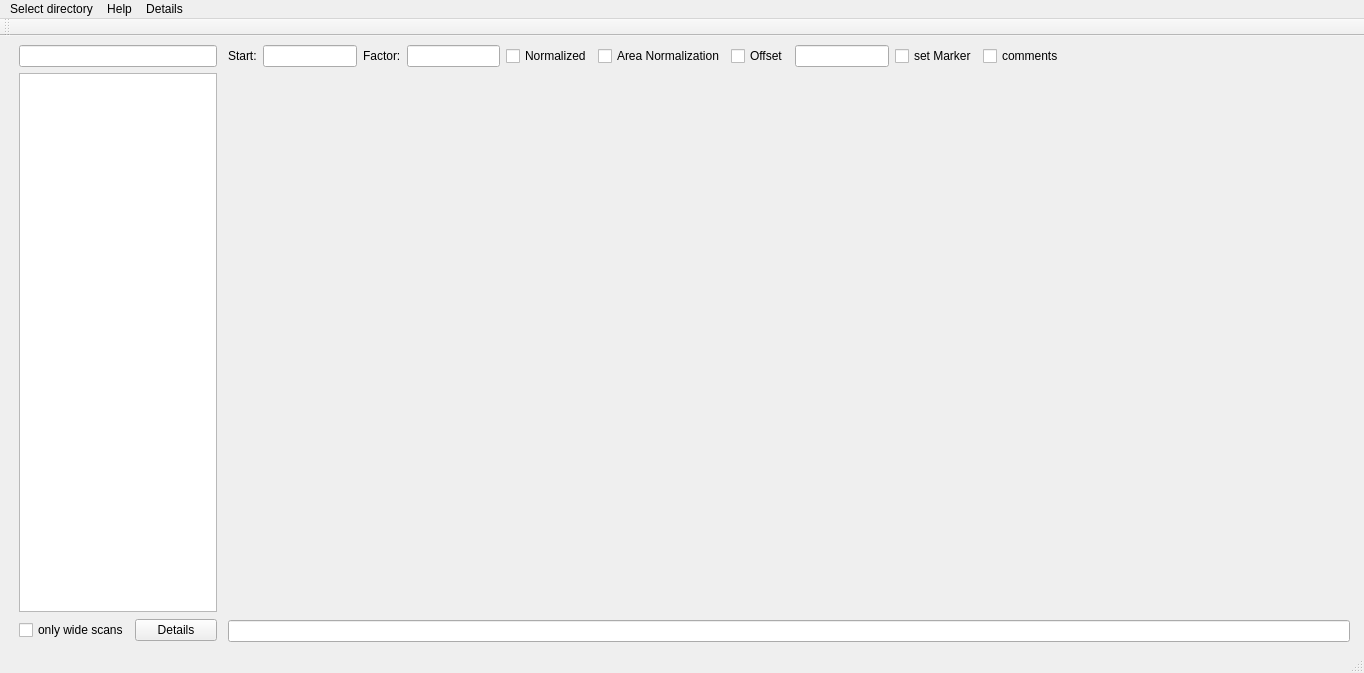
<?xml version="1.0" encoding="UTF-8"?>
<ui version="4.0">
 <class>HREELS_data_browser</class>
 <widget class="QMainWindow" name="HREELS_data_browser">
  <property name="geometry">
   <rect>
    <x>0</x>
    <y>0</y>
    <width>1364</width>
    <height>673</height>
   </rect>
  </property>
  <property name="windowTitle">
   <string>HREELS data browser</string>
  </property>
  <widget class="QWidget" name="centralwidget">
   <layout class="QVBoxLayout" name="verticalLayout_2">
    <item>
     <layout class="QHBoxLayout" name="horizontalLayout">
      <property name="sizeConstraint">
       <enum>QLayout::SetMinimumSize</enum>
      </property>
      <property name="leftMargin">
       <number>5</number>
      </property>
      <property name="rightMargin">
       <number>5</number>
      </property>
      <item>
       <layout class="QVBoxLayout" name="verticalLayout_3">
        <property name="sizeConstraint">
         <enum>QLayout::SetMinimumSize</enum>
        </property>
        <property name="leftMargin">
         <number>5</number>
        </property>
        <property name="rightMargin">
         <number>5</number>
        </property>
        <item>
         <widget class="QLineEdit" name="lineEdit_directory">
          <property name="sizePolicy">
           <sizepolicy hsizetype="Minimum" vsizetype="Fixed">
            <horstretch>0</horstretch>
            <verstretch>0</verstretch>
           </sizepolicy>
          </property>
          <property name="minimumSize">
           <size>
            <width>20</width>
            <height>0</height>
           </size>
          </property>
         </widget>
        </item>
        <item>
         <widget class="QListWidget" name="listWidget">
          <property name="enabled">
           <bool>true</bool>
          </property>
          <property name="sizePolicy">
           <sizepolicy hsizetype="Minimum" vsizetype="Expanding">
            <horstretch>0</horstretch>
            <verstretch>0</verstretch>
           </sizepolicy>
          </property>
          <property name="minimumSize">
           <size>
            <width>20</width>
            <height>0</height>
           </size>
          </property>
          <property name="alternatingRowColors">
           <bool>true</bool>
          </property>
          <property name="selectionMode">
           <enum>QAbstractItemView::ExtendedSelection</enum>
          </property>
         </widget>
        </item>
        <item>
         <layout class="QHBoxLayout" name="horizontalLayout_3">
          <property name="topMargin">
           <number>1</number>
          </property>
          <property name="bottomMargin">
           <number>1</number>
          </property>
          <item>
           <widget class="QCheckBox" name="checkBoxWideScans">
            <property name="text">
             <string>only wide scans</string>
            </property>
           </widget>
          </item>
          <item>
           <widget class="QPushButton" name="pushButton_details">
            <property name="sizePolicy">
             <sizepolicy hsizetype="Minimum" vsizetype="Minimum">
              <horstretch>0</horstretch>
              <verstretch>0</verstretch>
             </sizepolicy>
            </property>
            <property name="minimumSize">
             <size>
              <width>0</width>
              <height>14</height>
             </size>
            </property>
            <property name="toolTip">
             <string>Show all details for the last data file</string>
            </property>
            <property name="text">
             <string>Details</string>
            </property>
           </widget>
          </item>
         </layout>
        </item>
       </layout>
      </item>
      <item>
       <layout class="QVBoxLayout" name="verticalLayout">
        <item>
         <layout class="QHBoxLayout" name="horizontalLayout_2">
          <property name="sizeConstraint">
           <enum>QLayout::SetMinimumSize</enum>
          </property>
          <item>
           <widget class="QLabel" name="label_2">
            <property name="text">
             <string>Start:</string>
            </property>
           </widget>
          </item>
          <item>
           <widget class="QLineEdit" name="lineEdit_xmin">
            <property name="sizePolicy">
             <sizepolicy hsizetype="Fixed" vsizetype="Fixed">
              <horstretch>0</horstretch>
              <verstretch>0</verstretch>
             </sizepolicy>
            </property>
            <property name="minimumSize">
             <size>
              <width>10</width>
              <height>0</height>
             </size>
            </property>
           </widget>
          </item>
          <item>
           <widget class="QLabel" name="label">
            <property name="text">
             <string>Factor:</string>
            </property>
           </widget>
          </item>
          <item>
           <widget class="QLineEdit" name="lineEdit_factor">
            <property name="sizePolicy">
             <sizepolicy hsizetype="Minimum" vsizetype="Fixed">
              <horstretch>0</horstretch>
              <verstretch>0</verstretch>
             </sizepolicy>
            </property>
            <property name="minimumSize">
             <size>
              <width>10</width>
              <height>0</height>
             </size>
            </property>
           </widget>
          </item>
          <item>
           <widget class="QCheckBox" name="checkBoxNormalized">
            <property name="text">
             <string>Normalized</string>
            </property>
           </widget>
          </item>
          <item>
           <widget class="QCheckBox" name="checkBoxAreaNormalization">
            <property name="text">
             <string>Area Normalization</string>
            </property>
           </widget>
          </item>
          <item>
           <widget class="QCheckBox" name="checkBoxOffset">
            <property name="text">
             <string>Offset</string>
            </property>
           </widget>
          </item>
          <item>
           <widget class="QLineEdit" name="lineEdit_offset">
            <property name="sizePolicy">
             <sizepolicy hsizetype="Minimum" vsizetype="Fixed">
              <horstretch>0</horstretch>
              <verstretch>0</verstretch>
             </sizepolicy>
            </property>
            <property name="minimumSize">
             <size>
              <width>10</width>
              <height>0</height>
             </size>
            </property>
           </widget>
          </item>
          <item>
           <widget class="QCheckBox" name="checkBoxMarker">
            <property name="text">
             <string>set Marker</string>
            </property>
           </widget>
          </item>
          <item>
           <widget class="QCheckBox" name="checkBoxComment">
            <property name="text">
             <string>comments</string>
            </property>
           </widget>
          </item>
          <item>
           <spacer name="horizontalSpacer">
            <property name="orientation">
             <enum>Qt::Horizontal</enum>
            </property>
            <property name="sizeHint" stdset="0">
             <size>
              <width>300</width>
              <height>20</height>
             </size>
            </property>
           </spacer>
          </item>
         </layout>
        </item>
        <item>
         <widget class="QLabel" name="drawWidget">
          <property name="sizePolicy">
           <sizepolicy hsizetype="Expanding" vsizetype="MinimumExpanding">
            <horstretch>1</horstretch>
            <verstretch>1</verstretch>
           </sizepolicy>
          </property>
          <property name="minimumSize">
           <size>
            <width>50</width>
            <height>50</height>
           </size>
          </property>
          <property name="text">
           <string/>
          </property>
          <layout class="QVBoxLayout" name="verticalLayout_2"/>
         </widget>
        </item>
        <item>
         <widget class="QLineEdit" name="lineEdit"/>
        </item>
       </layout>
      </item>
     </layout>
    </item>
   </layout>
  </widget>
  <widget class="QMenuBar" name="menubar">
   <property name="geometry">
    <rect>
     <x>0</x>
     <y>0</y>
     <width>1364</width>
     <height>22</height>
    </rect>
   </property>
   <widget class="QMenu" name="menuSelect_directory">
    <property name="title">
     <string>Select directory</string>
    </property>
    <addaction name="action_test"/>
    <addaction name="action_directory"/>
   </widget>
   <widget class="QMenu" name="menuHelp">
    <property name="title">
     <string>Help</string>
    </property>
    <addaction name="action_help"/>
   </widget>
   <widget class="QMenu" name="menuDetails">
    <property name="title">
     <string>Details</string>
    </property>
    <addaction name="actionFile_info"/>
   </widget>
   <addaction name="menuSelect_directory"/>
   <addaction name="menuHelp"/>
   <addaction name="menuDetails"/>
  </widget>
  <widget class="QStatusBar" name="statusbar"/>
  <widget class="QToolBar" name="toolBar">
   <property name="windowTitle">
    <string>toolBar</string>
   </property>
   <attribute name="toolBarArea">
    <enum>TopToolBarArea</enum>
   </attribute>
   <attribute name="toolBarBreak">
    <bool>false</bool>
   </attribute>
  </widget>
  <action name="action_test">
   <property name="text">
    <string>Backup directory</string>
   </property>
  </action>
  <action name="action_directory">
   <property name="text">
    <string>Data directory</string>
   </property>
  </action>
  <action name="action_help">
   <property name="text">
    <string>About</string>
   </property>
  </action>
  <action name="actionFile_info">
   <property name="text">
    <string>File info</string>
   </property>
  </action>
 </widget>
 <resources/>
 <connections/>
</ui>
